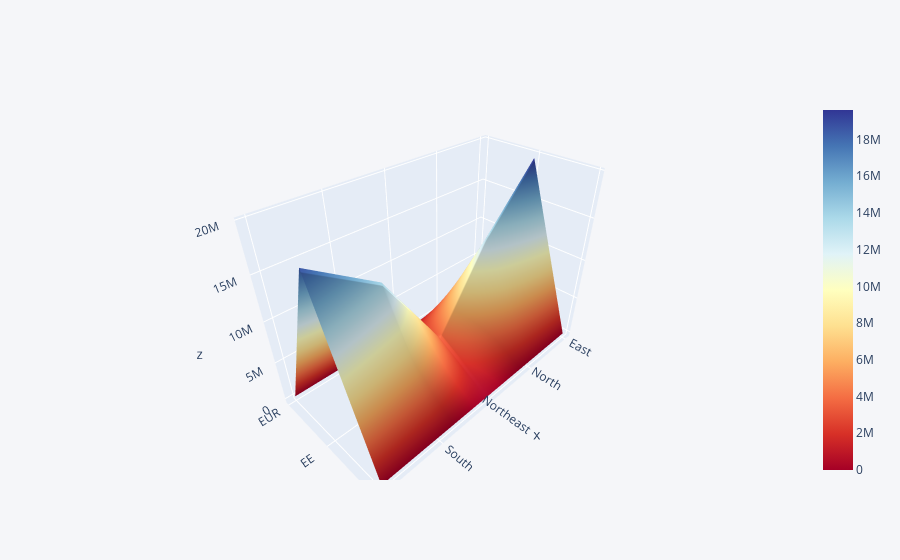

Source (notebook cell):
### Code cell
reg.iplot(kind='surface',colorscale='rdylbu')

### Figure 1 — Plotly figure (JSON) as saved in the notebook; plotly's stock layout.template omitted (floating-point values rounded to 4 significant figures)
{"data": [{"colorscale": [[0, "rgb(165,0,38)"], [0.1, "rgb(215,48,39)"], [0.2, "rgb(244,109,67)"], [0.3, "rgb(253,174,97)"], [0.4, "rgb(254,224,144)"], [0.5, "rgb(255,255,191)"], [0.6, "rgb(224,243,248)"], [0.7, "rgb(171,217,233)"], [0.8, "rgb(116,173,209)"], [0.9, "rgb(69,117,180)"], [1, "rgb(49,54,149)"]], "type": "surface", "x": ["East", "North", "Northeast", "South", "West"], "y": ["EUR", "EE", "ELPR"], "z": [[13.92, 15.89, 10.95, 10.45, 8.239], [19600000.0, 13070000.0, 3617000.0, 14040000.0, 18620000.0], [40.11, 38.7, 52.06, 40.44, 41.26]]}], "layout": {"legend": {"bgcolor": "#F5F6F9", "font": {"color": "#4D5663"}}, "paper_bgcolor": "#F5F6F9", "plot_bgcolor": "#F5F6F9", "title": {"font": {"color": "#4D5663"}}, "xaxis": {"gridcolor": "#E1E5ED", "showgrid": true, "tickfont": {"color": "#4D5663"}, "title": {"font": {"color": "#4D5663"}, "text": ""}, "zerolinecolor": "#E1E5ED"}, "yaxis": {"gridcolor": "#E1E5ED", "showgrid": true, "tickfont": {"color": "#4D5663"}, "title": {"font": {"color": "#4D5663"}, "text": ""}, "zerolinecolor": "#E1E5ED"}}}
